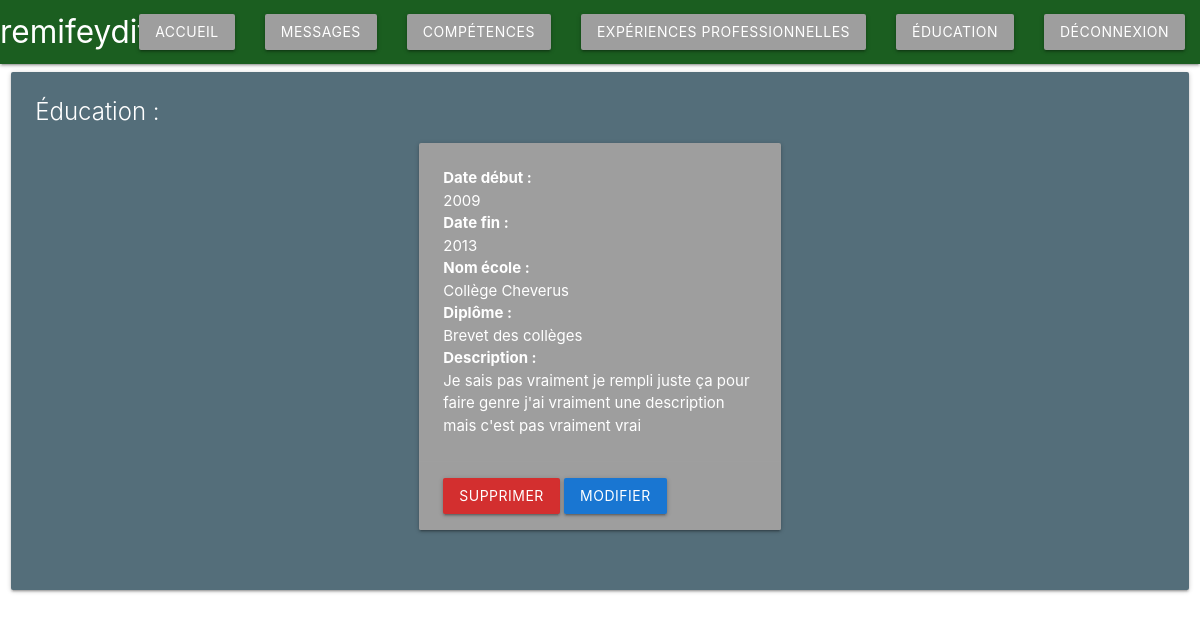
The page /CV/dashboard/education.php (signed in) on the database as committed earlier.
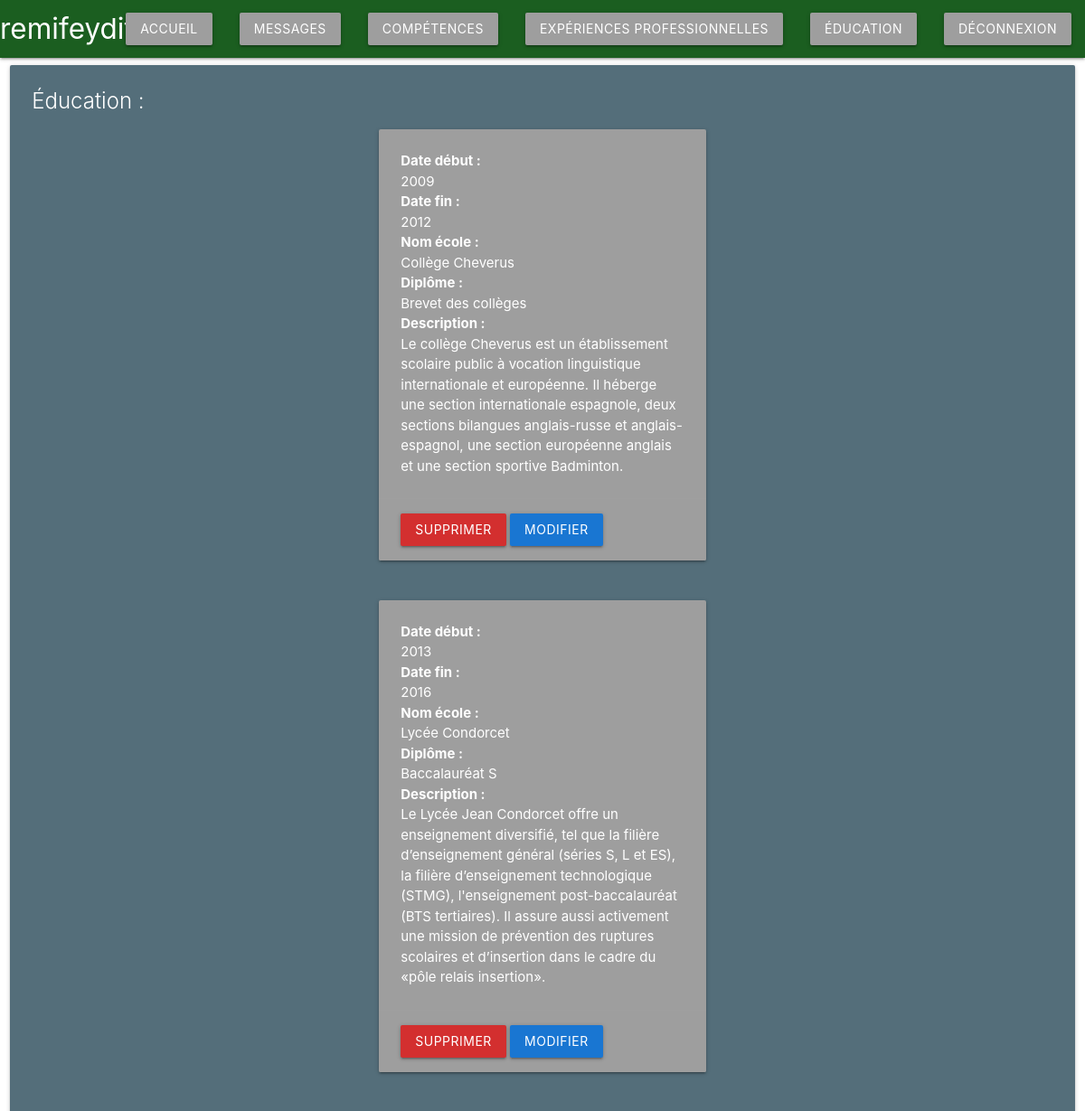
The same page on the database as committed later.
### tables this page shows
CREATE TABLE `education` (
  `id` int(11) NOT NULL,
  `startDate` varchar(30) DEFAULT NULL,
  `endDate` varchar(30) DEFAULT NULL,
  `schoolName` varchar(20) DEFAULT NULL,
  `degree` varchar(20) DEFAULT NULL,
  `description` text NOT NULL,
  `idAdmin` int(11) DEFAULT NULL
);

### CV/dashboard/education.php (the view, shortened to what this page needs)
<!DOCTYPE html>
<html lang="en">
<head>
    <?php
    include_once("../include/head.php");
    $pdo = connectPDO();
    ?>
</head>
<body>
<?php
include_once("../include/header.php");
?>
<div class="row">
    <div class="col s12 m12">
      <div class="card blue-grey darken-1">
        <div class="card-content white-text">
          <span class="card-title">Éducation :</span>
          <?php
          $query = $pdo->prepare('SELECT * FROM education');
          $query->execute();
          $degrees = $query->fetchAll();
          foreach ($degrees as $degree)
          {
        ?>
          <div class="row">
          <div class="col s12 m4"></div>
            <div class="col s12 m4">
            <div class="card grey">
                <div class="card-content white-text">
            <p><b>Date début : </b></p>
            <p><?php echo $degree['startDate']?></p>
            <p><b>Date fin : </b></p>
            <p><?php echo $degree['endDate']?></p>
            <p><b>Nom école : </b></p>
            <p><?php echo $degree['schoolName']?></p>
            <p><b>Diplôme : </b></p>
            </p><?php echo $degree['degree']?></p>
            <p><b>Description : </b></p>
            </p><?php echo $degree['description']?></p>
        </div>
        <div class="card-action">
            <a class="waves-effect waves-light btn red darken-2" href="./delete/deleteEducation.php?id=<?php echo $degree['id']; ?>">Supprimer</a>
            <a class="waves-effect waves-light btn blue darken-2 white-text" href="./edit/editEducation.php?id=<?php echo $degree['id']; ?>">Modifier</a>
        </div>
      </div>
      <div class="col s12 m4"></div>
    </div>
  </div>
          <?php } ?>
        </div>
      </div>
    </div>
  </div>
</body>
</html>

Rows that differ between the two databases and show on the page:
changed education "Collège Cheverus": endDate "2013" → "2012"; description "Je sais pas vraiment je rempli juste ça pour faire genre j'ai vraiment une description mais c'est pas vraiment vrai" → "Le collège Cheverus est un établissement scolaire public à vocation linguistique internationale et européenne. Il héberge une section internationale espagnole, deux sections bilangues anglais-russe et anglais-espagnol, une section européenne anglais et une section sportive Badminton."
added education: startDate "2013", endDate "2016", schoolName "Lycée Condorcet", degree "Baccalauréat S", description "Le Lycée Jean Condorcet offre un enseignement diversifié, tel que la filière d’enseignement général (séries S, L et ES), la filière d’enseignement technologique (STMG), l'enseignement post-baccalauréat (BTS tertiaires). Il assure aussi activement une mission de prévention des ruptures scolaires et d’insertion dans le cadre du «pôle relais insertion»."
